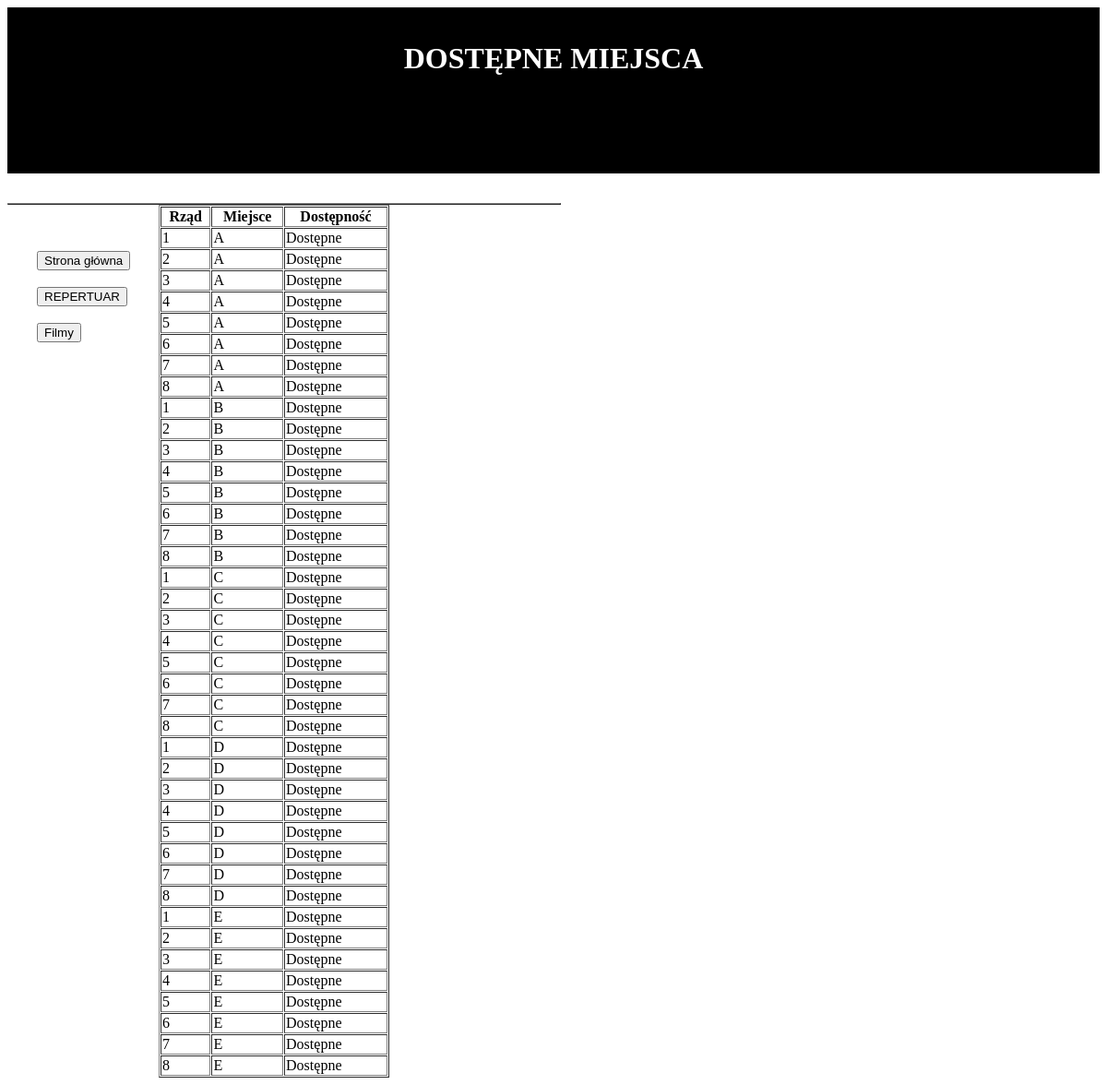
/PHP/dostepne_miejsca.php, run on the app's committed database.
### tables this page shows
CREATE TABLE `miejsca` (
  `IdMiejsca` int(11) NOT NULL,
  `IdSeansu` int(11) NOT NULL,
  `Rzad` char(1) NOT NULL,
  `Numer` int(1) NOT NULL,
  `Dostepnosc` text NOT NULL
);

### PHP/dostepne_miejsca.php (the view, shortened to what this page needs)
<?php
	require_once"connect.php";
	$polaczenie = @new mysqli($host, $db_user, $db_password, $db_name);
	$sql = "SELECT * FROM miejsca";
	$records=mysqli_query($polaczenie, $sql);
?>
	<!DOCTYPE HTML>
	<html lang = "pl">
<head>
</head>
<header>
	<h1 style="font-seize:80px;">DOSTĘPNE MIEJSCA</h1><br/><br/>
</header>
<header>
</header>
<body>
<table width="600" border = "1" cellpaddin ="1" cellspacing = "1">
<article>
<table width="250" border = "1" cellpaddin ="1" cellspacing = "1">
<tr>
<th>Rząd</th>
<th>Miejsce</th>
<th>Dostępność</th>
</tr>
</article>
<?php
	while($miejsca=mysqli_fetch_assoc($records))
{
	echo "<tr>";
	echo "<td>".$miejsca['Numer']."</td>";
	echo "<td>".$miejsca['Rzad']."</td>";
	echo "<td>".$miejsca['Dostepnosc']."</td>";
	echo"</tr>";
}
?>
<nav>
	<form action="index.php"method="post">
	<br><input type = "submit"value = "Strona główna"/></br>
	</form>
	<form action="repertuar.php"method="post">
	<br><input type = "submit"value = "REPERTUAR"/></br>
	</form>
	<form action="filmy_na_ekranie.php"method="post">
	<br><input type = "submit"value = "Filmy"/></br>
	</form>
</nav>
</body>
</html>

### PHP/dostepne_miejsca.php (style rules this page uses)
header, footer { padding: 1em; color: white; background-color: black; clear: left; text-align: center; }
nav { float: left; max-width: 100px; margin: 2; padding: 2em; background-color: white; }
article,div { float: center; margin-left: 500px; padding: 1em; overflow: hidden }

### data on the page
miejsca: Numer "1", Rzad "A", Dostepnosc "Dostępne"
miejsca: Numer "2", Rzad "A", Dostepnosc "Dostępne"
miejsca: Numer "3", Rzad "A", Dostepnosc "Dostępne"
miejsca: Numer "4", Rzad "A", Dostepnosc "Dostępne"
miejsca: Numer "5", Rzad "A", Dostepnosc "Dostępne"
miejsca: Numer "6", Rzad "A", Dostepnosc "Dostępne"
miejsca: Numer "7", Rzad "A", Dostepnosc "Dostępne"
miejsca: Numer "8", Rzad "A", Dostepnosc "Dostępne"
miejsca: Numer "1", Rzad "B", Dostepnosc "Dostępne"
miejsca: Numer "2", Rzad "B", Dostepnosc "Dostępne"
miejsca: Numer "3", Rzad "B", Dostepnosc "Dostępne"
miejsca: Numer "4", Rzad "B", Dostepnosc "Dostępne"
miejsca: Numer "5", Rzad "B", Dostepnosc "Dostępne"
miejsca: Numer "6", Rzad "B", Dostepnosc "Dostępne"
miejsca: Numer "7", Rzad "B", Dostepnosc "Dostępne"
miejsca: Numer "8", Rzad "B", Dostepnosc "Dostępne"
miejsca: Numer "1", Rzad "C", Dostepnosc "Dostępne"
miejsca: Numer "2", Rzad "C", Dostepnosc "Dostępne"
miejsca: Numer "3", Rzad "C", Dostepnosc "Dostępne"
miejsca: Numer "4", Rzad "C", Dostepnosc "Dostępne"
miejsca: Numer "5", Rzad "C", Dostepnosc "Dostępne"
miejsca: Numer "6", Rzad "C", Dostepnosc "Dostępne"
miejsca: Numer "7", Rzad "C", Dostepnosc "Dostępne"
miejsca: Numer "8", Rzad "C", Dostepnosc "Dostępne"
miejsca: Numer "1", Rzad "D", Dostepnosc "Dostępne"
miejsca: Numer "2", Rzad "D", Dostepnosc "Dostępne"
miejsca: Numer "3", Rzad "D", Dostepnosc "Dostępne"
miejsca: Numer "4", Rzad "D", Dostepnosc "Dostępne"
miejsca: Numer "5", Rzad "D", Dostepnosc "Dostępne"
miejsca: Numer "6", Rzad "D", Dostepnosc "Dostępne"
miejsca: Numer "7", Rzad "D", Dostepnosc "Dostępne"
miejsca: Numer "8", Rzad "D", Dostepnosc "Dostępne"
miejsca: Numer "1", Rzad "E", Dostepnosc "Dostępne"
miejsca: Numer "2", Rzad "E", Dostepnosc "Dostępne"
miejsca: Numer "3", Rzad "E", Dostepnosc "Dostępne"
miejsca: Numer "4", Rzad "E", Dostepnosc "Dostępne"
miejsca: Numer "5", Rzad "E", Dostepnosc "Dostępne"
miejsca: Numer "6", Rzad "E", Dostepnosc "Dostępne"
miejsca: Numer "7", Rzad "E", Dostepnosc "Dostępne"
miejsca: Numer "8", Rzad "E", Dostepnosc "Dostępne"
